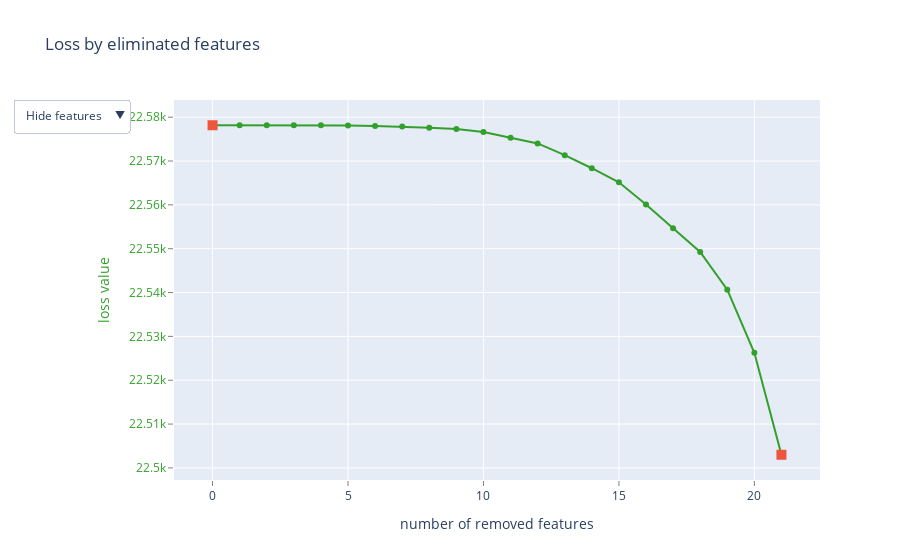

Notebook code cell kept with this figure:
### Code cell
res = model.select_features(X, y=y, eval_set=(X_test, y_test), features_for_select=X.columns, num_features_to_select=26, plot=True)

### Figure 1 — Plotly figure (JSON) as saved in the notebook; plotly's stock layout.template omitted (floating-point values rounded to 4 significant figures)
{"data": [{"line": {"color": "rgb(51,160,44)"}, "mode": "lines+markers", "name": "", "text": ["", "is_chalet", "is_farm", "is_campsite", "is_office", "user.iam_verified_1.0", "is_warehouse", "is_room", "user.iam_verified_0.0", "is_esterahah", "is_store", "ketchen", "is_house", "daily_rentable_1.0", "is_floot", "has_extended_details", "advertiser_type_owner", "advertiser_type_agent", "daily_rentable_0.0", "advertiser_type_exclusive_marketer", "all_inclusive", "advertiser_type_normal_marketer"], "type": "scatter", "x": [0, 1, 2, 3, 4, 5, 6, 7, 8, 9, 10, 11, 12, 13, 14, 15, 16, 17, 18, 19, 20, 21], "y": [22580.0, 22580.0, 22580.0, 22580.0, 22580.0, 22580.0, 22580.0, 22580.0, 22580.0, 22580.0, 22580.0, 22580.0, 22570.0, 22570.0, 22570.0, 22570.0, 22560.0, 22550.0, 22550.0, 22540.0, 22530.0, 22500.0]}, {"marker": {"size": 10, "symbol": "square"}, "mode": "markers", "name": "", "text": ["", "advertiser_type_normal_marketer"], "type": "scatter", "x": [0, 21], "y": [22580.0, 22500.0]}, {"mode": "text", "name": "", "text": ["", "32", "27", "30", "28", "46", "29", "31", "45", "26", "24", "8", "25", "44", "22", "17", "42", "39", "43", "40", "35", "41"], "textfont": {"color": "rgb(51,160,44)", "family": "sans serif", "size": 18}, "textposition": "bottom center", "type": "scatter", "visible": false, "x": [0, 1, 2, 3, 4, 5, 6, 7, 8, 9, 10, 11, 12, 13, 14, 15, 16, 17, 18, 19, 20, 21], "y": [22580.0, 22580.0, 22580.0, 22580.0, 22580.0, 22580.0, 22580.0, 22580.0, 22580.0, 22580.0, 22580.0, 22580.0, 22570.0, 22570.0, 22570.0, 22570.0, 22560.0, 22550.0, 22550.0, 22540.0, 22530.0, 22500.0]}, {"mode": "text", "name": "", "text": ["", "is_chalet", "is_farm", "is_campsite", "is_office", "user.iam_verified_1.0", "is_warehouse", "is_room", "user.iam_verified_0.0", "is_esterahah", "is_store", "ketchen", "is_house", "daily_rentable_1.0", "is_floot", "has_extended_details", "advertiser_type_owner", "advertiser_type_agent", "daily_rentable_0.0", "advertiser_type_exclusive_marketer", "all_inclusive", "advertiser_type_normal_marketer"], "textfont": {"color": "rgb(51,160,44)", "family": "sans serif", "size": 18}, "textposition": "bottom center", "type": "scatter", "visible": false, "x": [0, 1, 2, 3, 4, 5, 6, 7, 8, 9, 10, 11, 12, 13, 14, 15, 16, 17, 18, 19, 20, 21], "y": [22580.0, 22580.0, 22580.0, 22580.0, 22580.0, 22580.0, 22580.0, 22580.0, 22580.0, 22580.0, 22580.0, 22580.0, 22570.0, 22570.0, 22570.0, 22570.0, 22560.0, 22550.0, 22550.0, 22540.0, 22530.0, 22500.0]}], "layout": {"showlegend": false, "title": {"text": "Loss by eliminated features"}, "updatemenus": [{"active": 0, "buttons": [{"args": [{"visible": [true, true, false, false]}], "label": "Hide features", "method": "update"}, {"args": [{"visible": [true, true, true, false]}], "label": "Show indices", "method": "update"}, {"args": [{"visible": [true, true, false, true]}], "label": "Show names", "method": "update"}], "pad": {"r": 10, "t": 10}, "showactive": true, "x": -0.25, "xanchor": "left", "y": 1.03, "yanchor": "top"}], "xaxis": {"gridcolor": "rgb(255,255,255)", "showgrid": true, "showline": false, "showticklabels": true, "tickcolor": "rgb(127,127,127)", "ticks": "outside", "title": {"text": "number of removed features"}, "zeroline": false}, "yaxis": {"gridcolor": "rgb(255,255,255)", "showgrid": true, "showline": false, "showticklabels": true, "tickcolor": "rgb(127,127,127)", "tickfont": {"color": "rgb(51,160,44)"}, "ticks": "outside", "title": {"font": {"color": "rgb(51,160,44)"}, "text": "loss value"}, "zeroline": false}}}
